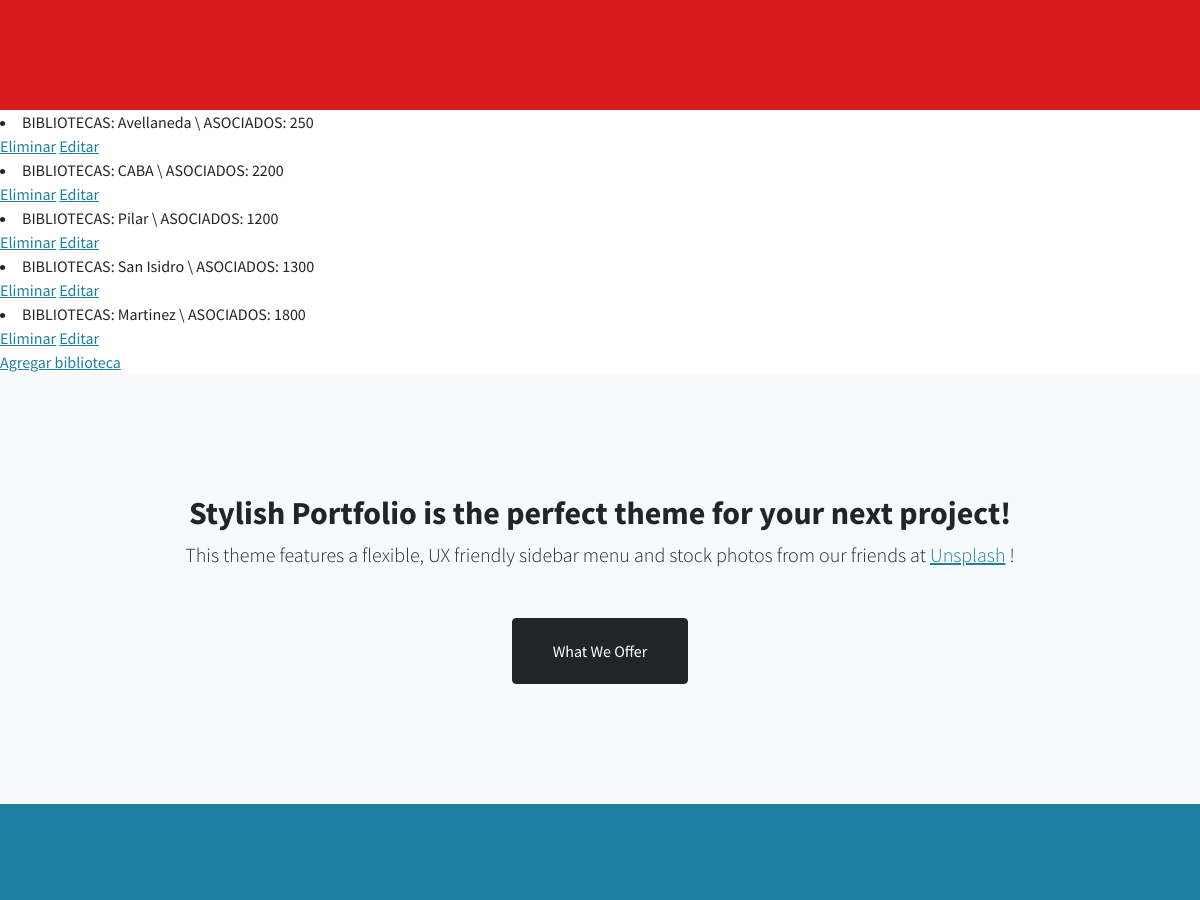
The app's page /App1/leerBibliotecas (signed in, middle part), older data.
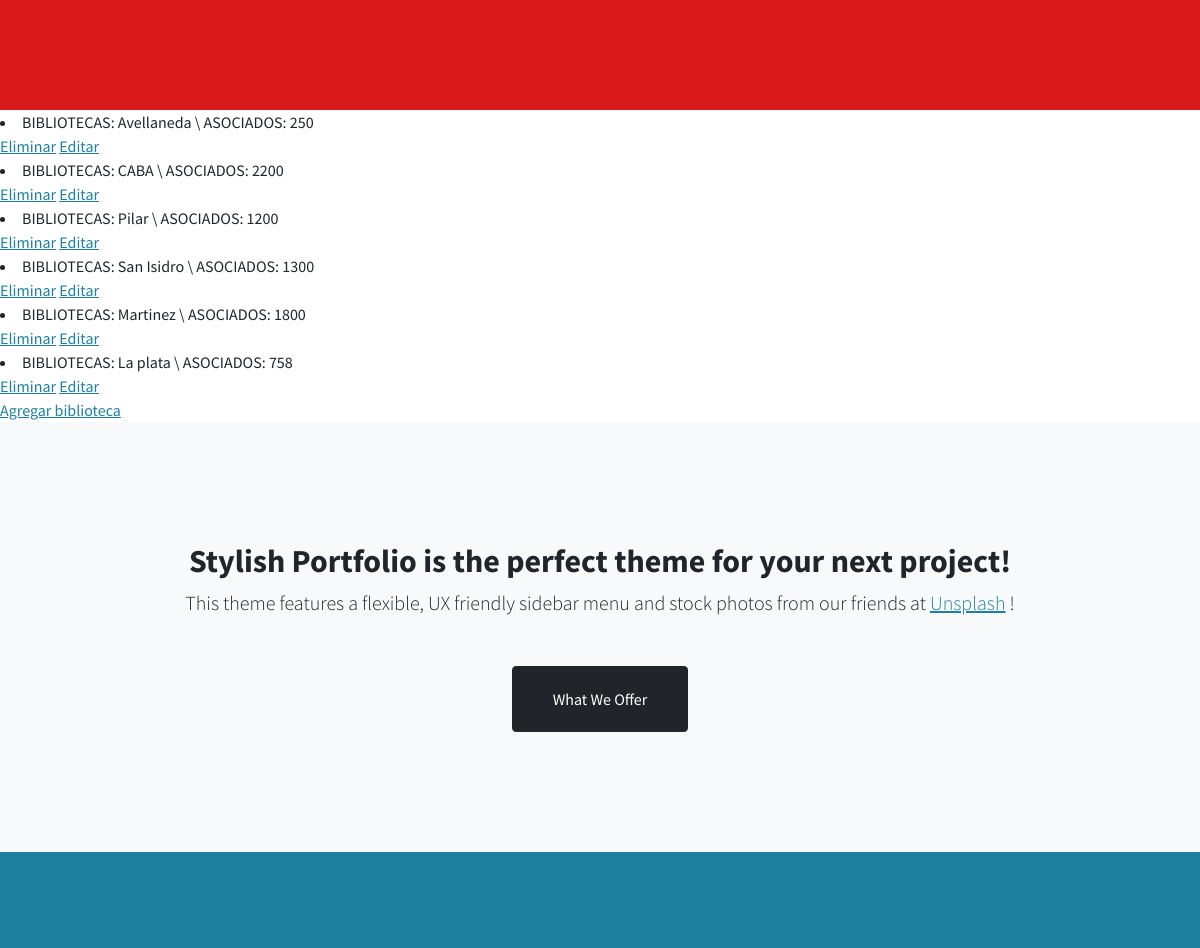
The same page, newer data.
### App1/models.py (models this page shows)
class Bibliotecas (models.Model):
     ubicacion = models.CharField(max_length=60)
     nroAsociados = models.IntegerField()
     def __str__(self):
        return f"BIBLIOTECAS: {self.ubicacion} \ ASOCIADOS: {self.nroAsociados}"

### App1/views.py (the view)
# urls.py: path('leerBibliotecas', views.leerBibliotecas, name="LeerBibliotecas"),
@login_required
def leerBibliotecas(request):
    bibliotecas = Bibliotecas.objects.all()
    dir = {"bibliotecas":bibliotecas}
    return render(request, "App1/leerBibliotecas.html", dir)

### App1/templates/App1/leerBibliotecas.html (shortened to what this page needs)
{% extends "App1/padre.html" %}
{% load static %}
{% block contenido %}
{% for b in bibliotecas %}
    <li> {{ b }} </li>
    <a href="{% url 'EliminarBibliotecas' b.ubicacion %}">Eliminar</a>
    <a href="{% url 'EditarBibliotecas' b.ubicacion %}">Editar</a>
    <br>
{% endfor %}
<a href="{% url 'BibliotecasFormulario'%}"> Agregar biblioteca </a>
{% endblock %}

Row changes from the older to the newer data that the page shows:
added Bibliotecas: ubicacion+nroAsociados "BIBLIOTECAS: La plata \\ ASOCIADOS: 758"
